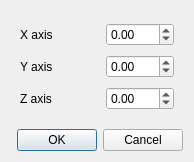
<?xml version="1.0" encoding="UTF-8"?>
<ui version="4.0">
 <class>TransformsDialog</class>
 <widget class="QDialog" name="TransformsDialog">
  <property name="windowModality">
   <enum>Qt::WindowModal</enum>
  </property>
  <property name="geometry">
   <rect>
    <x>0</x>
    <y>0</y>
    <width>194</width>
    <height>162</height>
   </rect>
  </property>
  <property name="windowTitle">
   <string>Transform</string>
  </property>
  <layout class="QGridLayout" name="gridLayout">
   <item row="0" column="0">
    <widget class="QWidget" name="widget" native="true">
     <layout class="QGridLayout" name="gridLayout_2">
      <item row="2" column="0">
       <widget class="QLabel" name="label_3">
        <property name="sizePolicy">
         <sizepolicy hsizetype="Expanding" vsizetype="Preferred">
          <horstretch>0</horstretch>
          <verstretch>0</verstretch>
         </sizepolicy>
        </property>
        <property name="text">
         <string>Z axis</string>
        </property>
       </widget>
      </item>
      <item row="1" column="0">
       <widget class="QLabel" name="label">
        <property name="sizePolicy">
         <sizepolicy hsizetype="Expanding" vsizetype="Preferred">
          <horstretch>0</horstretch>
          <verstretch>0</verstretch>
         </sizepolicy>
        </property>
        <property name="text">
         <string>Y axis</string>
        </property>
       </widget>
      </item>
      <item row="0" column="0">
       <widget class="QLabel" name="label_2">
        <property name="sizePolicy">
         <sizepolicy hsizetype="Expanding" vsizetype="Preferred">
          <horstretch>0</horstretch>
          <verstretch>0</verstretch>
         </sizepolicy>
        </property>
        <property name="text">
         <string>X axis</string>
        </property>
        <property name="alignment">
         <set>Qt::AlignLeading|Qt::AlignLeft|Qt::AlignVCenter</set>
        </property>
       </widget>
      </item>
      <item row="0" column="1">
       <widget class="QDoubleSpinBox" name="dsX">
        <property name="decimals">
         <number>2</number>
        </property>
        <property name="minimum">
         <double>-500.000000000000000</double>
        </property>
        <property name="maximum">
         <double>500.000000000000000</double>
        </property>
        <property name="singleStep">
         <double>1.000000000000000</double>
        </property>
        <property name="value">
         <double>0.000000000000000</double>
        </property>
       </widget>
      </item>
      <item row="1" column="1">
       <widget class="QDoubleSpinBox" name="dsY">
        <property name="decimals">
         <number>2</number>
        </property>
        <property name="minimum">
         <double>-500.000000000000000</double>
        </property>
        <property name="maximum">
         <double>500.000000000000000</double>
        </property>
        <property name="singleStep">
         <double>1.000000000000000</double>
        </property>
        <property name="value">
         <double>0.000000000000000</double>
        </property>
       </widget>
      </item>
      <item row="2" column="1">
       <widget class="QDoubleSpinBox" name="dsZ">
        <property name="decimals">
         <number>2</number>
        </property>
        <property name="minimum">
         <double>-500.000000000000000</double>
        </property>
        <property name="maximum">
         <double>500.000000000000000</double>
        </property>
        <property name="singleStep">
         <double>1.000000000000000</double>
        </property>
        <property name="value">
         <double>0.000000000000000</double>
        </property>
       </widget>
      </item>
     </layout>
    </widget>
   </item>
   <item row="1" column="0">
    <widget class="QDialogButtonBox" name="buttonBox">
     <property name="orientation">
      <enum>Qt::Horizontal</enum>
     </property>
     <property name="standardButtons">
      <set>QDialogButtonBox::Cancel|QDialogButtonBox::Ok</set>
     </property>
    </widget>
   </item>
  </layout>
 </widget>
 <resources/>
 <connections>
  <connection>
   <sender>buttonBox</sender>
   <signal>accepted()</signal>
   <receiver>TransformsDialog</receiver>
   <slot>accept()</slot>
   <hints>
    <hint type="sourcelabel">
     <x>248</x>
     <y>254</y>
    </hint>
    <hint type="destinationlabel">
     <x>157</x>
     <y>274</y>
    </hint>
   </hints>
  </connection>
  <connection>
   <sender>buttonBox</sender>
   <signal>rejected()</signal>
   <receiver>TransformsDialog</receiver>
   <slot>reject()</slot>
   <hints>
    <hint type="sourcelabel">
     <x>316</x>
     <y>260</y>
    </hint>
    <hint type="destinationlabel">
     <x>286</x>
     <y>274</y>
    </hint>
   </hints>
  </connection>
 </connections>
</ui>
